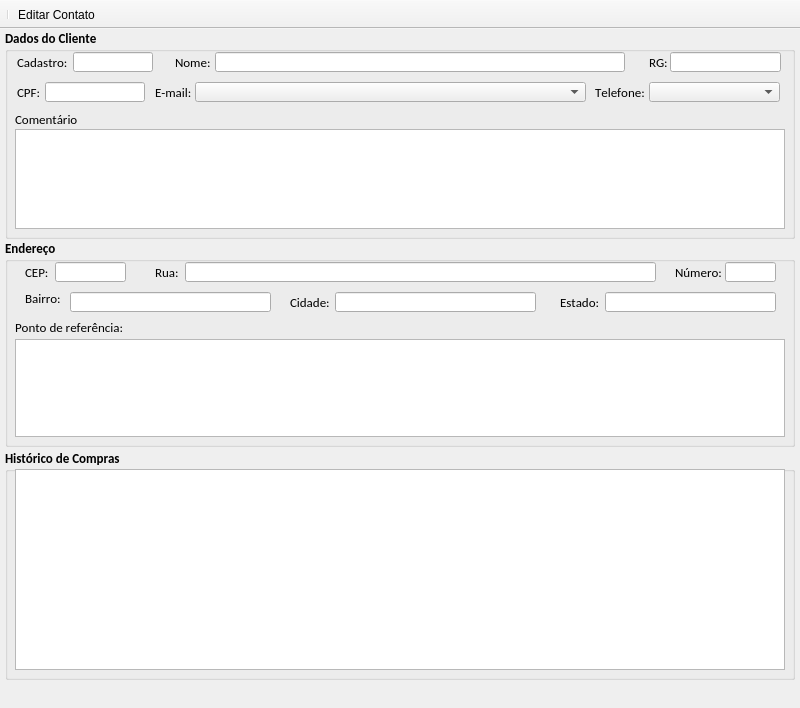
<?xml version="1.0" encoding="UTF-8"?>
<ui version="4.0">
 <class>tela_clientes</class>
 <widget class="QMainWindow" name="tela_clientes">
  <property name="windowModality">
   <enum>Qt::ApplicationModal</enum>
  </property>
  <property name="geometry">
   <rect>
    <x>0</x>
    <y>0</y>
    <width>800</width>
    <height>708</height>
   </rect>
  </property>
  <property name="maximumSize">
   <size>
    <width>800</width>
    <height>708</height>
   </size>
  </property>
  <property name="windowTitle">
   <string>Clientes</string>
  </property>
  <property name="windowIcon">
   <iconset resource="imagens.qrc">
    <normaloff>:/img/logo_sex.png</normaloff>:/img/logo_sex.png</iconset>
  </property>
  <widget class="QWidget" name="centralwidget">
   <widget class="QGroupBox" name="gb_dados_cliente">
    <property name="geometry">
     <rect>
      <x>5</x>
      <y>0</y>
      <width>790</width>
      <height>210</height>
     </rect>
    </property>
    <property name="font">
     <font>
      <family>Calibri</family>
      <pointsize>10</pointsize>
      <weight>75</weight>
      <bold>true</bold>
      <kerning>false</kerning>
     </font>
    </property>
    <property name="title">
     <string>Dados do Cliente</string>
    </property>
    <widget class="QLabel" name="lb_telefone">
     <property name="geometry">
      <rect>
       <x>590</x>
       <y>53</y>
       <width>51</width>
       <height>20</height>
      </rect>
     </property>
     <property name="font">
      <font>
       <family>Calibri</family>
       <pointsize>10</pointsize>
       <weight>50</weight>
       <bold>false</bold>
       <kerning>false</kerning>
      </font>
     </property>
     <property name="text">
      <string>Telefone:</string>
     </property>
    </widget>
    <widget class="QComboBox" name="cb_telefone">
     <property name="geometry">
      <rect>
       <x>644</x>
       <y>53</y>
       <width>131</width>
       <height>20</height>
      </rect>
     </property>
     <property name="maximumSize">
      <size>
       <width>16777215</width>
       <height>20</height>
      </size>
     </property>
     <property name="font">
      <font>
       <family>Calibri</family>
       <pointsize>10</pointsize>
       <weight>50</weight>
       <bold>false</bold>
       <kerning>false</kerning>
      </font>
     </property>
     <property name="editable">
      <bool>false</bool>
     </property>
    </widget>
    <widget class="QLabel" name="lb_numero_cliente">
     <property name="geometry">
      <rect>
       <x>12</x>
       <y>23</y>
       <width>58</width>
       <height>20</height>
      </rect>
     </property>
     <property name="maximumSize">
      <size>
       <width>120</width>
       <height>20</height>
      </size>
     </property>
     <property name="font">
      <font>
       <family>Calibri</family>
       <pointsize>10</pointsize>
       <weight>50</weight>
       <bold>false</bold>
       <kerning>false</kerning>
      </font>
     </property>
     <property name="text">
      <string>Cadastro:</string>
     </property>
    </widget>
    <widget class="QLineEdit" name="le_numero_cadastro">
     <property name="geometry">
      <rect>
       <x>68</x>
       <y>23</y>
       <width>80</width>
       <height>20</height>
      </rect>
     </property>
     <property name="minimumSize">
      <size>
       <width>80</width>
       <height>20</height>
      </size>
     </property>
     <property name="maximumSize">
      <size>
       <width>65</width>
       <height>20</height>
      </size>
     </property>
     <property name="font">
      <font>
       <family>Calibri</family>
       <pointsize>10</pointsize>
       <weight>50</weight>
       <bold>false</bold>
       <kerning>false</kerning>
      </font>
     </property>
     <property name="text">
      <string/>
     </property>
     <property name="maxLength">
      <number>10</number>
     </property>
     <property name="cursorPosition">
      <number>0</number>
     </property>
     <property name="readOnly">
      <bool>true</bool>
     </property>
    </widget>
    <widget class="QLabel" name="lb_nome">
     <property name="geometry">
      <rect>
       <x>170</x>
       <y>23</y>
       <width>39</width>
       <height>20</height>
      </rect>
     </property>
     <property name="maximumSize">
      <size>
       <width>40</width>
       <height>20</height>
      </size>
     </property>
     <property name="font">
      <font>
       <family>Calibri</family>
       <pointsize>10</pointsize>
       <weight>50</weight>
       <bold>false</bold>
       <kerning>false</kerning>
      </font>
     </property>
     <property name="text">
      <string>Nome:</string>
     </property>
    </widget>
    <widget class="QLineEdit" name="le_nome">
     <property name="geometry">
      <rect>
       <x>210</x>
       <y>23</y>
       <width>410</width>
       <height>20</height>
      </rect>
     </property>
     <property name="sizePolicy">
      <sizepolicy hsizetype="Fixed" vsizetype="Fixed">
       <horstretch>0</horstretch>
       <verstretch>0</verstretch>
      </sizepolicy>
     </property>
     <property name="minimumSize">
      <size>
       <width>410</width>
       <height>20</height>
      </size>
     </property>
     <property name="maximumSize">
      <size>
       <width>410</width>
       <height>20</height>
      </size>
     </property>
     <property name="font">
      <font>
       <family>Calibri</family>
       <pointsize>10</pointsize>
       <weight>50</weight>
       <bold>false</bold>
       <kerning>false</kerning>
      </font>
     </property>
     <property name="text">
      <string/>
     </property>
     <property name="maxLength">
      <number>60</number>
     </property>
     <property name="readOnly">
      <bool>true</bool>
     </property>
    </widget>
    <widget class="QLabel" name="lb_cpf">
     <property name="geometry">
      <rect>
       <x>12</x>
       <y>53</y>
       <width>27</width>
       <height>20</height>
      </rect>
     </property>
     <property name="font">
      <font>
       <family>Calibri</family>
       <pointsize>10</pointsize>
       <weight>50</weight>
       <bold>false</bold>
       <kerning>false</kerning>
      </font>
     </property>
     <property name="text">
      <string>CPF:</string>
     </property>
    </widget>
    <widget class="QLineEdit" name="le_cpf">
     <property name="geometry">
      <rect>
       <x>40</x>
       <y>53</y>
       <width>100</width>
       <height>20</height>
      </rect>
     </property>
     <property name="sizePolicy">
      <sizepolicy hsizetype="Fixed" vsizetype="Fixed">
       <horstretch>0</horstretch>
       <verstretch>0</verstretch>
      </sizepolicy>
     </property>
     <property name="minimumSize">
      <size>
       <width>100</width>
       <height>20</height>
      </size>
     </property>
     <property name="maximumSize">
      <size>
       <width>100</width>
       <height>20</height>
      </size>
     </property>
     <property name="font">
      <font>
       <family>Calibri</family>
       <pointsize>10</pointsize>
       <weight>50</weight>
       <bold>false</bold>
       <kerning>false</kerning>
      </font>
     </property>
     <property name="text">
      <string/>
     </property>
     <property name="maxLength">
      <number>14</number>
     </property>
     <property name="readOnly">
      <bool>true</bool>
     </property>
    </widget>
    <widget class="QLabel" name="lb_rg">
     <property name="geometry">
      <rect>
       <x>644</x>
       <y>23</y>
       <width>20</width>
       <height>20</height>
      </rect>
     </property>
     <property name="font">
      <font>
       <family>Calibri</family>
       <pointsize>10</pointsize>
       <weight>50</weight>
       <bold>false</bold>
       <kerning>false</kerning>
      </font>
     </property>
     <property name="text">
      <string>RG:</string>
     </property>
    </widget>
    <widget class="QLineEdit" name="le_rg">
     <property name="geometry">
      <rect>
       <x>665</x>
       <y>23</y>
       <width>111</width>
       <height>20</height>
      </rect>
     </property>
     <property name="minimumSize">
      <size>
       <width>110</width>
       <height>20</height>
      </size>
     </property>
     <property name="maximumSize">
      <size>
       <width>120</width>
       <height>20</height>
      </size>
     </property>
     <property name="font">
      <font>
       <family>Calibri</family>
       <pointsize>10</pointsize>
       <weight>50</weight>
       <bold>false</bold>
       <kerning>false</kerning>
      </font>
     </property>
     <property name="text">
      <string/>
     </property>
     <property name="maxLength">
      <number>15</number>
     </property>
     <property name="cursorPosition">
      <number>0</number>
     </property>
     <property name="readOnly">
      <bool>true</bool>
     </property>
    </widget>
    <widget class="QLabel" name="lb_email">
     <property name="geometry">
      <rect>
       <x>150</x>
       <y>53</y>
       <width>41</width>
       <height>20</height>
      </rect>
     </property>
     <property name="font">
      <font>
       <family>Calibri</family>
       <pointsize>10</pointsize>
       <weight>50</weight>
       <bold>false</bold>
       <kerning>false</kerning>
      </font>
     </property>
     <property name="text">
      <string>E-mail:</string>
     </property>
    </widget>
    <widget class="QComboBox" name="cb_email">
     <property name="geometry">
      <rect>
       <x>190</x>
       <y>53</y>
       <width>391</width>
       <height>20</height>
      </rect>
     </property>
     <property name="maximumSize">
      <size>
       <width>450</width>
       <height>20</height>
      </size>
     </property>
     <property name="sizeIncrement">
      <size>
       <width>450</width>
       <height>20</height>
      </size>
     </property>
     <property name="font">
      <font>
       <family>Calibri</family>
       <pointsize>10</pointsize>
       <weight>50</weight>
       <bold>false</bold>
       <kerning>false</kerning>
      </font>
     </property>
     <property name="editable">
      <bool>false</bool>
     </property>
     <property name="maxCount">
      <number>60</number>
     </property>
    </widget>
    <widget class="QLabel" name="lb_comentario">
     <property name="geometry">
      <rect>
       <x>10</x>
       <y>80</y>
       <width>71</width>
       <height>20</height>
      </rect>
     </property>
     <property name="font">
      <font>
       <family>Calibri</family>
       <pointsize>10</pointsize>
       <weight>50</weight>
       <bold>false</bold>
       <kerning>false</kerning>
      </font>
     </property>
     <property name="text">
      <string>Comentário</string>
     </property>
    </widget>
    <widget class="QTextEdit" name="te_comentario">
     <property name="geometry">
      <rect>
       <x>10</x>
       <y>100</y>
       <width>770</width>
       <height>100</height>
      </rect>
     </property>
     <property name="font">
      <font>
       <weight>50</weight>
       <bold>false</bold>
      </font>
     </property>
     <property name="readOnly">
      <bool>true</bool>
     </property>
    </widget>
   </widget>
   <widget class="QGroupBox" name="gb_endereo">
    <property name="geometry">
     <rect>
      <x>5</x>
      <y>210</y>
      <width>790</width>
      <height>208</height>
     </rect>
    </property>
    <property name="font">
     <font>
      <family>Calibri</family>
      <pointsize>10</pointsize>
      <weight>75</weight>
      <bold>true</bold>
      <kerning>false</kerning>
     </font>
    </property>
    <property name="title">
     <string>Endereço</string>
    </property>
    <widget class="QLineEdit" name="le_cep">
     <property name="geometry">
      <rect>
       <x>50</x>
       <y>23</y>
       <width>71</width>
       <height>20</height>
      </rect>
     </property>
     <property name="maximumSize">
      <size>
       <width>100</width>
       <height>20</height>
      </size>
     </property>
     <property name="font">
      <font>
       <family>Calibri</family>
       <pointsize>10</pointsize>
       <weight>50</weight>
       <bold>false</bold>
       <kerning>false</kerning>
      </font>
     </property>
     <property name="text">
      <string/>
     </property>
     <property name="readOnly">
      <bool>true</bool>
     </property>
    </widget>
    <widget class="QLabel" name="lb_cep">
     <property name="geometry">
      <rect>
       <x>20</x>
       <y>23</y>
       <width>27</width>
       <height>20</height>
      </rect>
     </property>
     <property name="font">
      <font>
       <family>Calibri</family>
       <pointsize>10</pointsize>
       <weight>50</weight>
       <bold>false</bold>
       <kerning>false</kerning>
      </font>
     </property>
     <property name="text">
      <string>CEP:</string>
     </property>
    </widget>
    <widget class="QLabel" name="lb_rua">
     <property name="geometry">
      <rect>
       <x>150</x>
       <y>23</y>
       <width>31</width>
       <height>20</height>
      </rect>
     </property>
     <property name="font">
      <font>
       <family>Calibri</family>
       <pointsize>10</pointsize>
       <weight>50</weight>
       <bold>false</bold>
       <kerning>false</kerning>
      </font>
     </property>
     <property name="text">
      <string>Rua:</string>
     </property>
    </widget>
    <widget class="QLineEdit" name="le_rua">
     <property name="geometry">
      <rect>
       <x>180</x>
       <y>23</y>
       <width>471</width>
       <height>20</height>
      </rect>
     </property>
     <property name="font">
      <font>
       <pointsize>10</pointsize>
       <weight>50</weight>
       <bold>false</bold>
       <kerning>false</kerning>
      </font>
     </property>
     <property name="text">
      <string/>
     </property>
     <property name="maxLength">
      <number>50</number>
     </property>
     <property name="readOnly">
      <bool>true</bool>
     </property>
    </widget>
    <widget class="QLabel" name="lb_numero">
     <property name="geometry">
      <rect>
       <x>670</x>
       <y>23</y>
       <width>51</width>
       <height>20</height>
      </rect>
     </property>
     <property name="font">
      <font>
       <family>Calibri</family>
       <pointsize>10</pointsize>
       <weight>50</weight>
       <bold>false</bold>
       <kerning>false</kerning>
      </font>
     </property>
     <property name="text">
      <string>Número:</string>
     </property>
    </widget>
    <widget class="QLineEdit" name="le_numero">
     <property name="geometry">
      <rect>
       <x>720</x>
       <y>23</y>
       <width>51</width>
       <height>20</height>
      </rect>
     </property>
     <property name="font">
      <font>
       <pointsize>10</pointsize>
       <weight>50</weight>
       <bold>false</bold>
       <kerning>false</kerning>
      </font>
     </property>
     <property name="text">
      <string/>
     </property>
     <property name="maxLength">
      <number>5</number>
     </property>
     <property name="readOnly">
      <bool>true</bool>
     </property>
    </widget>
    <widget class="QLabel" name="lb_bairro">
     <property name="geometry">
      <rect>
       <x>20</x>
       <y>53</y>
       <width>46</width>
       <height>13</height>
      </rect>
     </property>
     <property name="font">
      <font>
       <weight>50</weight>
       <bold>false</bold>
       <kerning>false</kerning>
      </font>
     </property>
     <property name="text">
      <string>Bairro:</string>
     </property>
    </widget>
    <widget class="QLineEdit" name="le_bairro">
     <property name="geometry">
      <rect>
       <x>65</x>
       <y>53</y>
       <width>201</width>
       <height>20</height>
      </rect>
     </property>
     <property name="font">
      <font>
       <pointsize>10</pointsize>
       <weight>50</weight>
       <bold>false</bold>
       <kerning>false</kerning>
      </font>
     </property>
     <property name="text">
      <string/>
     </property>
     <property name="maxLength">
      <number>40</number>
     </property>
     <property name="readOnly">
      <bool>true</bool>
     </property>
    </widget>
    <widget class="QLabel" name="lb_cidade">
     <property name="geometry">
      <rect>
       <x>285</x>
       <y>53</y>
       <width>46</width>
       <height>21</height>
      </rect>
     </property>
     <property name="font">
      <font>
       <family>Calibri</family>
       <pointsize>10</pointsize>
       <weight>50</weight>
       <bold>false</bold>
       <kerning>false</kerning>
      </font>
     </property>
     <property name="text">
      <string>Cidade:</string>
     </property>
    </widget>
    <widget class="QLineEdit" name="le_cidade">
     <property name="geometry">
      <rect>
       <x>330</x>
       <y>53</y>
       <width>201</width>
       <height>20</height>
      </rect>
     </property>
     <property name="font">
      <font>
       <pointsize>10</pointsize>
       <weight>50</weight>
       <bold>false</bold>
       <kerning>false</kerning>
      </font>
     </property>
     <property name="text">
      <string/>
     </property>
     <property name="maxLength">
      <number>40</number>
     </property>
     <property name="cursorPosition">
      <number>0</number>
     </property>
     <property name="readOnly">
      <bool>true</bool>
     </property>
    </widget>
    <widget class="QLabel" name="lb_estado">
     <property name="geometry">
      <rect>
       <x>555</x>
       <y>53</y>
       <width>46</width>
       <height>20</height>
      </rect>
     </property>
     <property name="font">
      <font>
       <family>Calibri</family>
       <pointsize>10</pointsize>
       <weight>50</weight>
       <bold>false</bold>
       <kerning>false</kerning>
      </font>
     </property>
     <property name="text">
      <string>Estado:</string>
     </property>
    </widget>
    <widget class="QLineEdit" name="le_estado">
     <property name="geometry">
      <rect>
       <x>600</x>
       <y>53</y>
       <width>171</width>
       <height>20</height>
      </rect>
     </property>
     <property name="font">
      <font>
       <pointsize>10</pointsize>
       <weight>50</weight>
       <bold>false</bold>
       <kerning>false</kerning>
      </font>
     </property>
     <property name="text">
      <string/>
     </property>
     <property name="readOnly">
      <bool>true</bool>
     </property>
    </widget>
    <widget class="QLabel" name="lb_ponto_refe">
     <property name="geometry">
      <rect>
       <x>10</x>
       <y>78</y>
       <width>131</width>
       <height>20</height>
      </rect>
     </property>
     <property name="font">
      <font>
       <family>Calibri</family>
       <pointsize>10</pointsize>
       <weight>50</weight>
       <bold>false</bold>
       <kerning>false</kerning>
      </font>
     </property>
     <property name="text">
      <string>Ponto de referência:</string>
     </property>
    </widget>
    <widget class="QTextEdit" name="te_ponto_referencia">
     <property name="geometry">
      <rect>
       <x>10</x>
       <y>100</y>
       <width>770</width>
       <height>98</height>
      </rect>
     </property>
     <property name="font">
      <font>
       <weight>50</weight>
       <bold>false</bold>
      </font>
     </property>
     <property name="readOnly">
      <bool>true</bool>
     </property>
    </widget>
   </widget>
   <widget class="QGroupBox" name="groupBox">
    <property name="geometry">
     <rect>
      <x>5</x>
      <y>420</y>
      <width>790</width>
      <height>231</height>
     </rect>
    </property>
    <property name="font">
     <font>
      <family>Calibri</family>
      <pointsize>10</pointsize>
      <weight>75</weight>
      <bold>true</bold>
     </font>
    </property>
    <property name="title">
     <string>Histórico de Compras</string>
    </property>
    <widget class="QTableView" name="tv_historico_compras">
     <property name="geometry">
      <rect>
       <x>10</x>
       <y>20</y>
       <width>770</width>
       <height>201</height>
      </rect>
     </property>
    </widget>
   </widget>
  </widget>
  <widget class="QToolBar" name="Barra_de_menu">
   <property name="windowTitle">
    <string>toolBar</string>
   </property>
   <property name="movable">
    <bool>false</bool>
   </property>
   <property name="iconSize">
    <size>
     <width>40</width>
     <height>40</height>
    </size>
   </property>
   <attribute name="toolBarArea">
    <enum>TopToolBarArea</enum>
   </attribute>
   <attribute name="toolBarBreak">
    <bool>false</bool>
   </attribute>
   <addaction name="separator"/>
   <addaction name="actionEditar_Contato"/>
  </widget>
  <action name="actionEditar_Contato">
   <property name="icon">
    <iconset resource="imagens.qrc">
     <normaloff>:/img/editar_cliente.png</normaloff>:/img/editar_cliente.png</iconset>
   </property>
   <property name="text">
    <string>Editar Contato</string>
   </property>
  </action>
 </widget>
 <resources>
  <include location="imagens.qrc"/>
 </resources>
 <connections/>
</ui>
